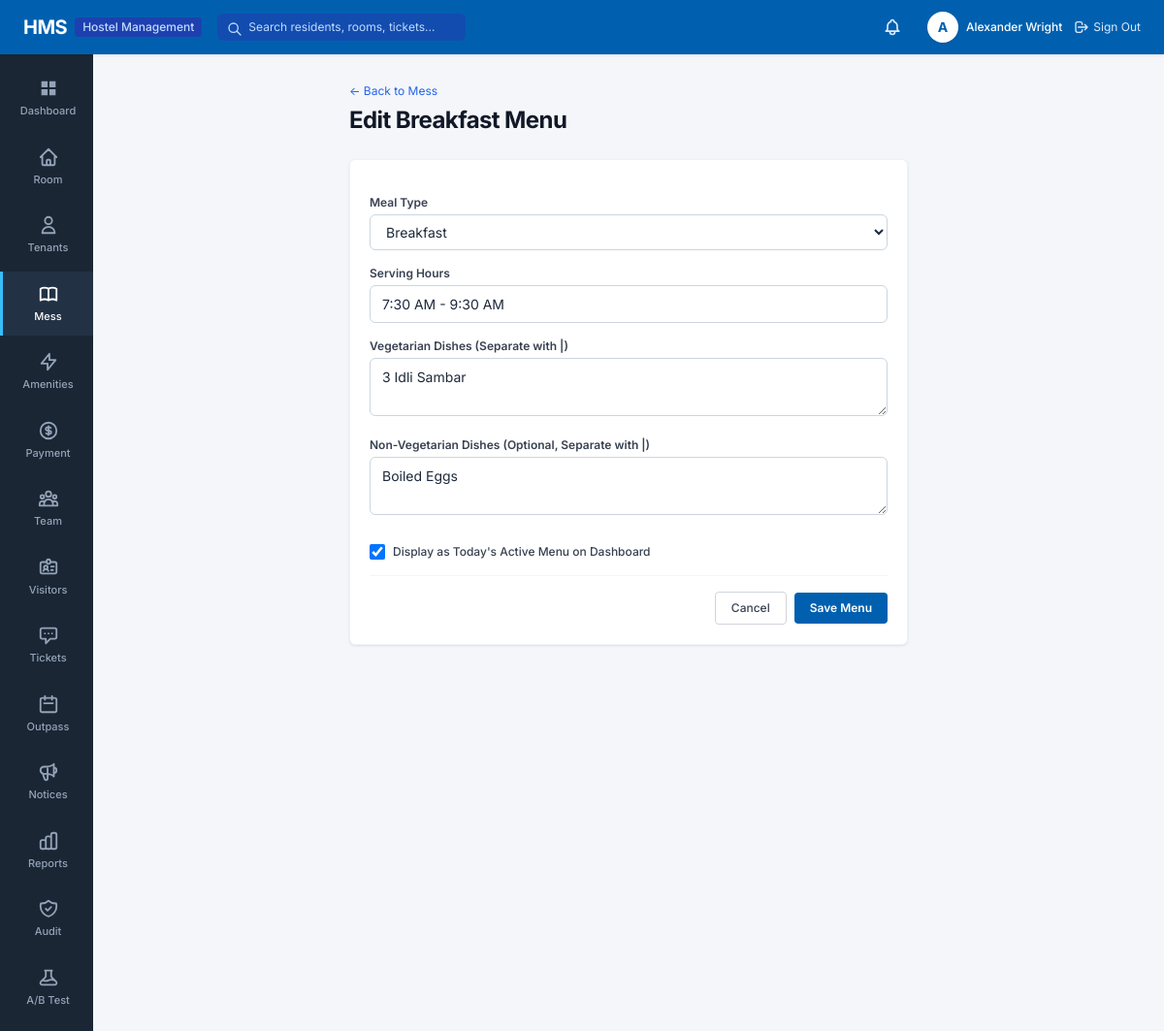
/dining/1/edit/ (signed in), run on the app's committed database.
### apps/accounts/models.py (models this page shows, shortened)
class User(AbstractUser):
    class Role(models.TextChoices):
        ADMIN = 'ADMIN', 'System Administrator'
        WARDEN = 'WARDEN', 'Hostel Manager / Warden'
        ACCOUNTS = 'ACCOUNTS', 'Accounts Staff'
        MAINTENANCE = 'MAINTENANCE', 'Maintenance Staff'
        RESIDENT = 'RESIDENT', 'Resident'
    role = models.CharField(
        max_length=20,
        choices=Role.choices,
        default=Role.RESIDENT,
        help_text="Designates the user's role and permission scope in HMS."
    )
    phone_number = models.CharField(max_length=20, blank=True, null=True)
    profile_picture = models.ImageField(upload_to='profiles/', blank=True, null=True)
    class Meta:
        verbose_name = 'User'
        verbose_name_plural = 'Users'
        ordering = ['username']
    @property
    def is_admin_user(self):
        return self.role == self.Role.ADMIN or self.is_superuser
    @property
    def is_resident(self):
        return self.role == self.Role.RESIDENT

### apps/dining/models.py (models this page shows, shortened)
class MealMenu(models.Model):
    class MealType(models.TextChoices):
        BREAKFAST = 'BREAKFAST', 'Breakfast'
        LUNCH = 'LUNCH', 'Lunch'
        DINNER = 'DINNER', 'Dinner'
    meal_type = models.CharField(max_length=20, choices=MealType.choices, unique=True)
    timing = models.CharField(max_length=50, blank=True, help_text="e.g. 7:30 AM - 9:30 AM")
    veg_items = models.TextField(help_text="Veg dishes, e.g. Sprouts | 3 Chapatis | Rice | Dal")
    non_veg_items = models.TextField(blank=True, help_text="Non-veg alternative, e.g. Egg Biryani")
    is_active = models.BooleanField(default=True)
    updated_at = models.DateTimeField(auto_now=True)
    class Meta:
        ordering = ['meal_type']

### apps/dining/views.py (the view)
# urls.py: path('<int:meal_id>/edit/', views.edit_menu_view, name='edit_menu'),
@login_required
@role_required(['ADMIN', 'WARDEN'])
def edit_menu_view(request, meal_id):
    meal = get_object_or_404(MealMenu, id=meal_id)
    if request.method == 'POST':
        form = MealMenuForm(request.POST, instance=meal)
        if form.is_valid():
            form.save()
            messages.success(request, f"{meal.get_meal_type_display()} menu updated successfully.")
            return redirect('dining:meal_menu')
    else:
        form = MealMenuForm(instance=meal)
    return render(request, 'dining/menu_form.html', {'form': form, 'meal': meal})

### apps/dining/forms.py
class MealMenuForm(forms.ModelForm):
    class Meta:
        model = MealMenu
        fields = ['meal_type', 'timing', 'veg_items', 'non_veg_items', 'is_active']
        widgets = {
            'meal_type': forms.Select(attrs={'class': 'form-select'}),
            'timing': forms.TextInput(attrs={'class': 'form-input', 'placeholder': 'e.g. 12:30 PM - 2:30 PM'}),
            'veg_items': forms.Textarea(attrs={'class': 'form-textarea', 'rows': 2, 'placeholder': 'Dishes separated by pipe |'}),
            'non_veg_items': forms.Textarea(attrs={'class': 'form-textarea', 'rows': 2, 'placeholder': 'Dishes separated by pipe |'}),
            'is_active': forms.CheckboxInput(attrs={'class': 'form-checkbox h-4 w-4 text-blue-600'}),
        }

### apps/notifications/context_processors.py (called while the page is built)
def notifications_context(request):
    if request.user.is_authenticated:
        unread_count = InAppNotification.objects.filter(recipient=request.user, is_read=False).count()
        recent_notifs = InAppNotification.objects.filter(recipient=request.user).order_by('-created_at')[:5]
        return {
            'unread_notifications_count': unread_count,
            'recent_notifications': recent_notifs,
        }
    return {
        'unread_notifications_count': 0,
        'recent_notifications': [],
    }

### templates/dining/menu_form.html (shortened to what this page needs)
{% extends 'base.html' %}
{% block content %}
<div class="max-w-xl mx-auto space-y-6">
    <div>
        <a href="{% url 'dining:meal_menu' %}" class="text-xs text-blue-600 hover:underline">&larr; Back to Mess</a>
        <h1 class="text-2xl font-bold tracking-tight text-gray-900 mt-1">Edit {{ meal.get_meal_type_display }} Menu</h1>
    </div>
    <div class="hms-card">
        <form method="POST" class="space-y-4">
            <div>
                <label class="block text-xs font-semibold text-gray-700 mb-1">Meal Type</label>
                {{ form.meal_type }}
            </div>
            <div>
                <label class="block text-xs font-semibold text-gray-700 mb-1">Serving Hours</label>
                {{ form.timing }}
            </div>
            <div>
                <label class="block text-xs font-semibold text-gray-700 mb-1">Vegetarian Dishes (Separate with |)</label>
                {{ form.veg_items }}
            </div>
            <div>
                <label class="block text-xs font-semibold text-gray-700 mb-1">Non-Vegetarian Dishes (Optional, Separate with |)</label>
                {{ form.non_veg_items }}
            </div>
            <div class="flex items-center space-x-2 pt-2">
                {{ form.is_active }}
                <label class="text-xs font-medium text-gray-700">Display as Today's Active Menu on Dashboard</label>
            </div>
            <div class="pt-4 border-t border-gray-100 flex items-center justify-end space-x-2">
                <a href="{% url 'dining:meal_menu' %}" class="px-4 py-2 border border-gray-300 rounded text-xs font-medium text-gray-700 hover:bg-gray-50">Cancel</a>
                <button type="submit" class="px-4 py-2 bg-[#0060af] hover:bg-[#005096] text-white text-xs font-semibold rounded">Save Menu</button>
            </div>
        </form>
    </div>
</div>
{% endblock %}

### templates/base.html (shortened to what this page needs)
{% load static %}
<!DOCTYPE html>
<html lang="en">
<head>
    <script src="https://cdn.tailwindcss.com"></script>
    <link rel="stylesheet" href="{% static 'css/hms.css' %}">
</head>
<body class="bg-[#f4f6f9] text-[#1e293b] flex flex-col min-h-screen">
    <header class="hms-header flex items-center justify-between px-6 text-white sticky top-0 z-50">
        <div class="flex items-center space-x-4">
            <a href="{% url 'accounts:dashboard' %}" class="flex items-center space-x-2 text-white hover:opacity-90 transition">
                <span class="text-xl font-bold tracking-tight">HMS</span>
                <span class="text-xs bg-blue-800 text-blue-200 px-2 py-0.5 rounded font-medium">Hostel Management</span>
            </a>
            <form action="{% url 'reports:global_search' %}" method="GET" class="hidden md:flex items-center ml-6">
                <div class="relative">
                    <input type="text" name="q" placeholder="Search residents, rooms, tickets..."
                           class="bg-blue-800/60 text-white placeholder-blue-200 text-xs rounded-md px-3 py-1.5 pl-8 focus:outline-none focus:ring-1 focus:ring-white w-64 transition">
                    <svg class="w-4 h-4 text-blue-200 absolute left-2.5 top-2" fill="none" stroke="currentColor" viewBox="0 0 24 24">
                        <path stroke-linecap="round" stroke-linejoin="round" stroke-width="2" d="M21 21l-6-6m2-5a7 7 0 11-14 0 7 7 0 0114 0z"></path>
                    </svg>
                </div>
            </form>
        </div>
        <div class="flex items-center space-x-5">
            <a href="{% url 'notifications:notification_list' %}" class="relative p-1.5 text-blue-100 hover:text-white hover:bg-blue-800 rounded-full transition" title="Notifications">
            </a>
            <div class="flex items-center space-x-3">
                <a href="{% url 'accounts:profile' %}" class="flex items-center space-x-2 text-white hover:opacity-90">
                    <div class="w-8 h-8 rounded-full bg-white text-hmsblue font-bold flex items-center justify-center text-sm shadow">
                        {{ request.user.first_name|default:request.user.username|make_list|first|upper }}
                    </div>
                    <span class="hidden sm:inline text-xs font-medium">{{ request.user.get_full_name|default:request.user.username }}</span>
                </a>
                <a href="{% url 'accounts:logout' %}" class="text-xs text-blue-100 hover:text-white hover:underline flex items-center space-x-1 ml-2">
                    <svg class="w-4 h-4" fill="none" stroke="currentColor" viewBox="0 0 24 24">
                        <path stroke-linecap="round" stroke-linejoin="round" stroke-width="2" d="M17 16l4-4m0 0l-4-4m4 4H7m6 4v1a3 3 0 01-3 3H6a3 3 0 01-3-3V7a3 3 0 013-3h4a3 3 0 013 3v1"></path>
                    </svg>
                    <span>Sign Out</span>
                </a>
            </div>
        </div>
    </header>
    <div class="flex flex-1">
        <aside class="hms-sidebar flex flex-col py-3 select-none">
            <nav class="space-y-1">
                <a href="{% url 'accounts:dashboard' %}" class="hms-nav-item {% if request.resolver_match.app_name == 'accounts' and request.resolver_match.url_name == 'hostel_dashboard' %}active{% endif %}">
                    <svg fill="currentColor" viewBox="0 0 24 24">
                        <path d="M4 4h7v7H4V4zm9 0h7v7h-7V4zm-9 9h7v7H4v-7zm9 0h7v7h-7v-7z"/>
                    </svg>
                    <span>Dashboard</span>
                </a>
                <a href="{% url 'rooms:room_list' %}" class="hms-nav-item {% if request.resolver_match.app_name == 'rooms' %}active{% endif %}">
                    <svg fill="none" stroke="currentColor" stroke-width="2" viewBox="0 0 24 24">
                        <path stroke-linecap="round" stroke-linejoin="round" d="M3 12l2-2m0 0l7-7 7 7M5 10v10a1 1 0 001 1h3m10-11l2 2m-2-2v10a1 1 0 01-1 1h-3m-6 0a1 1 0 001-1v-4a1 1 0 011-1h2a1 1 0 011 1v4a1 1 0 001 1m-6 0h6"/>
                    </svg>
                    <span>Room</span>
                </a>
                {% if not request.user.is_resident %}
                <a href="{% url 'residents:resident_list' %}" class="hms-nav-item {% if request.resolver_match.app_name == 'residents' and request.resolver_match.url_name != 'resident_dashboard' %}active{% endif %}">
                    <svg fill="none" stroke="currentColor" stroke-width="2" viewBox="0 0 24 24">
                        <path stroke-linecap="round" stroke-linejoin="round" d="M16 7a4 4 0 11-8 0 4 4 0 018 0zM12 14a7 7 0 00-7 7h14a7 7 0 00-7-7z"/>
                    </svg>
                    <span>Tenants</span>
                </a>
                {% endif %}
                <a href="{% url 'dining:meal_menu' %}" class="hms-nav-item {% if request.resolver_match.app_name == 'dining' %}active{% endif %}">
                    <span>Mess</span>
                </a>
                <a href="{% url 'rooms:amenity_list' %}" class="hms-nav-item {% if request.resolver_match.url_name == 'amenity_list' %}active{% endif %}">
                    <svg fill="none" stroke="currentColor" stroke-width="2" viewBox="0 0 24 24">
                        <path stroke-linecap="round" stroke-linejoin="round" d="M13 10V3L4 14h7v7l9-11h-7z"/>
                    </svg>
                    <span>Amenities</span>
                </a>
                <a href="{% url 'finance:payment_list' %}" class="hms-nav-item {% if request.resolver_match.app_name == 'finance' %}active{% endif %}">
                    <svg fill="none" stroke="currentColor" stroke-width="2" viewBox="0 0 24 24">
                        <path stroke-linecap="round" stroke-linejoin="round" d="M12 8c-1.657 0-3 .895-3 2s1.343 2 3 2 3 .895 3 2-1.343 2-3 2m0-8c1.11 0 2.08.402 2.599 1M12 8V7m0 1v8m0 0v1m0-1c-1.11 0-2.08-.402-2.599-1M21 12a9 9 0 11-18 0 9 9 0 0118 0z"/>
                    </svg>
                    <span>Payment</span>
                </a>
                {% if request.user.is_admin_user %}
                <a href="{% url 'accounts:user_list' %}" class="hms-nav-item {% if request.resolver_match.url_name == 'user_list' %}active{% endif %}">
                    <span>Team</span>
                </a>
                {% endif %}
                <a href="{% url 'visitors:visitor_list' %}" class="hms-nav-item {% if request.resolver_match.app_name == 'visitors' %}active{% endif %}">
                    <span>Visitors</span>
                </a>
                <a href="{% url 'complaints:complaint_list' %}" class="hms-nav-item {% if request.resolver_match.app_name == 'complaints' %}active{% endif %}">
                    <svg fill="none" stroke="currentColor" stroke-width="2" viewBox="0 0 24 24">
                        <path stroke-linecap="round" stroke-linejoin="round" d="M8 10h.01M12 10h.01M16 10h.01M9 16H5a2 2 0 01-2-2V6a2 2 0 012-2h14a2 2 0 012 2v8a2 2 0 01-2 2h-5l-5 5v-5z"/>
                    </svg>
                    <span>Tickets</span>
                </a>
                <a href="{% url 'attendance:outpass_list' %}" class="hms-nav-item {% if request.resolver_match.app_name == 'attendance' %}active{% endif %}">
                    <svg fill="none" stroke="currentColor" stroke-width="2" viewBox="0 0 24 24">
                        <path stroke-linecap="round" stroke-linejoin="round" d="M8 7V3m8 4V3m-9 8h10M5 21h14a2 2 0 002-2V7a2 2 0 00-2-2H5a2 2 0 00-2 2v12a2 2 0 002 2z"/>
                    </svg>
                    <span>Outpass</span>
                </a>
                <a href="{% url 'notices:notice_list' %}" class="hms-nav-item {% if request.resolver_match.app_name == 'notices' %}active{% endif %}">
                    <span>Notices</span>
                </a>
                {% if not request.user.is_resident %}
                <a href="{% url 'reports:reports_overview' %}" class="hms-nav-item {% if request.resolver_match.app_name == 'reports' %}active{% endif %}">
                    <span>Reports</span>
                </a>
                {% endif %}
                {% if request.user.is_admin_user %}
                <a href="{% url 'audit:audit_list' %}" class="hms-nav-item {% if request.resolver_match.app_name == 'audit' %}active{% endif %}">
                    <span>Audit</span>
                </a>
                <a href="{% url 'abtesting:ab_dashboard' %}" class="hms-nav-item {% if request.resolver_match.app_name == 'abtesting' %}active{% endif %}">
                    <span>A/B Test</span>
                </a>
                {% endif %}
            </nav>
        </aside>
        <main class="hms-main-content">
            {% block content %}{% endblock %}
        </main>
    </div>
</body>
</html>

### static/css/hms.css (style rules this page uses)
:root { --hms-blue-header: #0060af; --hms-blue-hover: #005096; --hms-sidebar-bg: #1a2634; --hms-sidebar-hover: #223244; --hms-sidebar-active: #0060af; --hms-page-bg: #f4f6f9; --hms-card-bg: #ffffff; --hms-text-main: #1e293b; --hms-text-muted: #64748b; --hms-green: #16a34a; --hms-red: #dc2626; --hms-amber: #d97706; }
body { background-color: var(--hms-page-bg); color: var(--hms-text-main); font-family: 'Inter', -apple-system, BlinkMacSystemFont, "Segoe UI", Roboto, sans-serif; margin: 0; padding: 0; min-height: 100vh; }
.hms-header { background-color: var(--hms-blue-header); height: 56px; box-shadow: 0 1px 3px rgba(0, 0, 0, 0.1); }
.hms-sidebar { background-color: var(--hms-sidebar-bg); width: 96px; min-height: calc(100vh - 56px); transition: width 0.2s ease; }
.hms-nav-item { display: flex; flex-direction: column; align-items: center; justify-content: center; padding: 12px 6px; color: #94a3b8; text-decoration: none; font-size: 11px; font-weight: 500; transition: all 0.15s ease-in-out; border-left: 3px solid transparent; }
.hms-nav-item.active { color: #ffffff; background-color: var(--hms-sidebar-hover); border-left: 3px solid #38bdf8; }
.hms-nav-item svg { width: 22px; height: 22px; margin-bottom: 4px; }
.hms-main-content { background-color: var(--hms-page-bg); flex: 1; padding: 24px 32px; }
.hms-card { background: #ffffff; border-radius: 6px; box-shadow: 0 1px 3px rgba(0, 0, 0, 0.06), 0 1px 2px rgba(0, 0, 0, 0.04); padding: 20px; border: 1px solid #edf2f7; }
.form-input, .form-select, .form-textarea { width: 100%; border: 1px solid #cbd5e1; border-radius: 6px; padding: 8px 12px; font-size: 14px; outline: none; transition: border-color 0.15s ease, box-shadow 0.15s ease; background-color: #ffffff; }

### data on the page
User: user.first_name|make_list "A", user.get_full_name "Alexander Wright"
MealMenu: meal_type "Breakfast", timing "7:30 AM - 9:30 AM", veg_items "3 Idli Sambar", non_veg_items "Boiled Eggs", is_active "☑"
